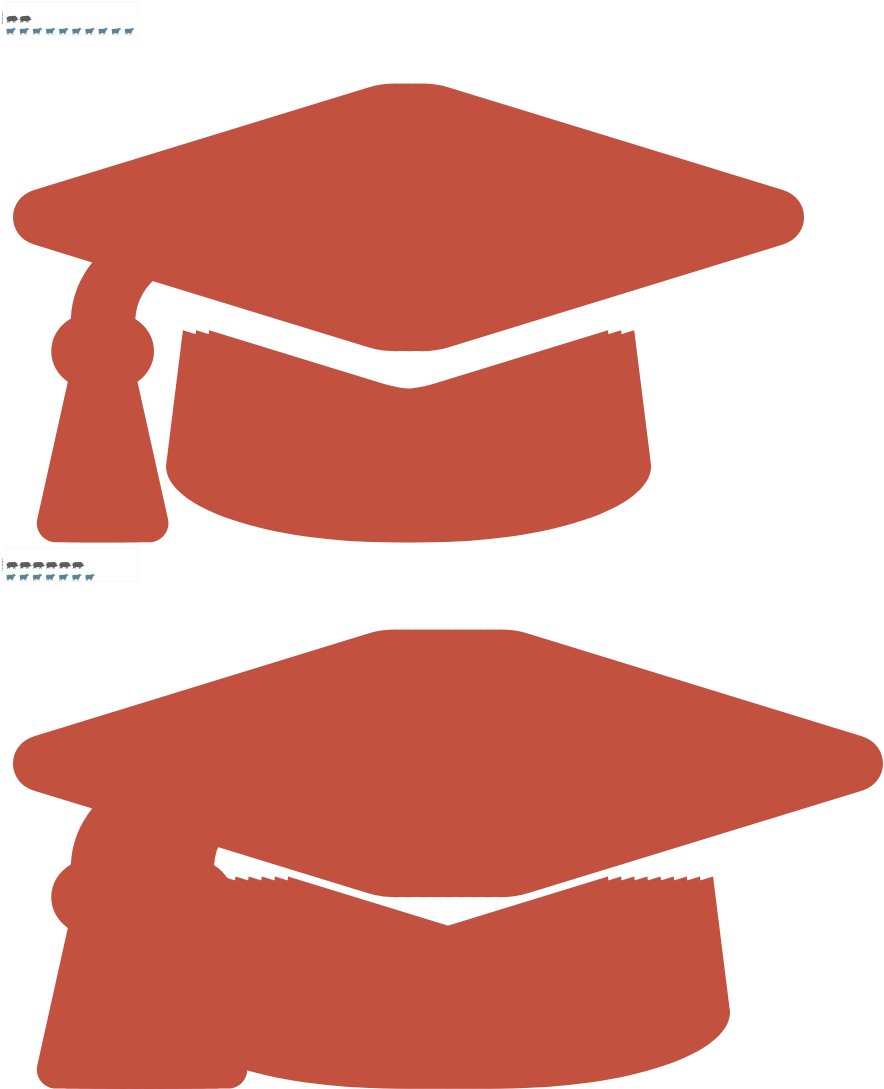

Notebook code for this chart:
### Code cell
import altair as alt
import pandas as pd

source = pd.DataFrame([
      {'country': 'Great Britain', 'animal': 'cattle'},
      {'country': 'Great Britain', 'animal': 'cattle'},
      {'country': 'Great Britain', 'animal': 'cattle'},
      {'country': 'Great Britain', 'animal': 'pigs'},
      {'country': 'Great Britain', 'animal': 'pigs'},
      {'country': 'Great Britain', 'animal': 'sheep'},
      {'country': 'Great Britain', 'animal': 'sheep'},
      {'country': 'Great Britain', 'animal': 'sheep'},
      {'country': 'Great Britain', 'animal': 'sheep'},
      {'country': 'Great Britain', 'animal': 'sheep'},
      {'country': 'Great Britain', 'animal': 'sheep'},
      {'country': 'Great Britain', 'animal': 'sheep'},
      {'country': 'Great Britain', 'animal': 'sheep'},
      {'country': 'Great Britain', 'animal': 'sheep'},
      {'country': 'Great Britain', 'animal': 'sheep'},
      {'country': 'United States', 'animal': 'cattle'},
      {'country': 'United States', 'animal': 'cattle'},
      {'country': 'United States', 'animal': 'cattle'},
      {'country': 'United States', 'animal': 'cattle'},
      {'country': 'United States', 'animal': 'cattle'},
      {'country': 'United States', 'animal': 'cattle'},
      {'country': 'United States', 'animal': 'cattle'},
      {'country': 'United States', 'animal': 'cattle'},
      {'country': 'United States', 'animal': 'cattle'},
      {'country': 'United States', 'animal': 'pigs'},
      {'country': 'United States', 'animal': 'pigs'},
      {'country': 'United States', 'animal': 'pigs'},
      {'country': 'United States', 'animal': 'pigs'},
      {'country': 'United States', 'animal': 'pigs'},
      {'country': 'United States', 'animal': 'pigs'},
      {'country': 'United States', 'animal': 'sheep'},
      {'country': 'United States', 'animal': 'sheep'},
      {'country': 'United States', 'animal': 'sheep'},
      {'country': 'United States', 'animal': 'sheep'},
      {'country': 'United States', 'animal': 'sheep'},
      {'country': 'United States', 'animal': 'sheep'},
      {'country': 'United States', 'animal': 'sheep'}
    ])

domains = ['person', 'cattle', 'pigs', 'sheep']

shape_scale = alt.Scale(
    domain=domains,
    range=[
        'M357.45 468.2c-1.2-7.7-1.3-7.6-9.6-7.6-99.8.2-111.8-2.4-112.7-2.6-12.3-1.7-20.6-10.5-21-23.1-.1-1.6-.2-71.6-1-129.1-.1-4.7 1.6-6.4 5.9-7.5 12.5-3 24.9-6.1 37.3-9.7 4.3-1.3 6.8-.2 8.4 3.5 4.5 10.3 8.8 20.6 13.2 30.9 1.6 3.7.1 4.4-3.4 4.4-10-.2-20-.1-30.4-.1v27h116c-1.4-9.5-2.7-18.1-4-27.5-7 0-13.8.4-20.4-.1-22.6-1.6-18.3-4.4-84-158.6-8.8-20.1-27.9-62.1-36.5-89.2-4.4-14 5.5-25.4 18.9-26.6 18.6-1.7 37.5-1.6 56.2-2 20.6-.4 41.2-.4 61.8-.5 3.1 0 4-1.4 4.3-4.3 1.2-9.8 2.7-19.5 4-29.2.8-5.3 1.6-10.7 2.4-16.1L23.75 0c-3.6 0-5.3 1.1-4.6 5.3 2.2 13.2-.8.8 6.4 45.3 63.4 0 71.8.9 101.8.5 12.3-.2 37 3.5 37.7 22.1.4 11.4-1.1 11.3-32.6 87.4-53.8 129.8-50.7 120.3-67.3 161-1.7 4.1-3.6 5.2-7.6 5.2-8.5-.2-17-.3-25.4.1-1.9.1-5.2 1.8-5.5 3.2-1.5 8.1-2.2 16.3-3.2 24.9h114.3v-27.6c-6.9 0-33.5.4-35.3-2.9 5.3-12.3 10.4-24.4 15.7-36.7 16.3 4 31.9 7.8 47.6 11.7 3.4.9 4.6 3 4.6 6.8-.1 42.9.1 85.9.2 128.8 0 10.2-5.5 19.1-14.9 23.1-6.5 2.7-3.3 3.4-121.4 2.4-5.3 0-7.1 2-7.6 6.8-1.5 12.9-2.9 25.9-5 38.8-.8 5 1.3 5.7 5.3 5.7 183.2.6-30.7 0 337.1 0-2.5-15-4.4-29.4-6.6-43.7zm-174.9-205.7c-13.3-4.2-26.6-8.2-39.9-12.5a44.53 44.53 0 0 1-5.8-2.9c17.2-44.3 34.2-88.1 51.3-132.1 7.5 2.4 7.9-.8 9.4 0 9.3 22.5 18.1 60.1 27 82.8 6.6 16.7 13 33.5 19.7 50.9a35.78 35.78 0 0 1-3.9 2.1c-13.1 3.9-26.4 7.5-39.4 11.7a27.66 27.66 0 0 1-18.4 0z',
        'M622.34 153.2L343.4 67.5c-15.2-4.67-31.6-4.67-46.79 0L17.66 153.2c-23.54 7.23-23.54 38.36 0 45.59l48.63 14.94c-10.67 13.19-17.23 29.28-17.88 46.9C38.78 266.15 32 276.11 32 288c0 10.78 5.68 19.85 13.86 25.65L20.33 428.53C18.11 438.52 25.71 448 35.94 448h56.11c10.24 0 17.84-9.48 15.62-19.47L82.14 313.65C90.32 307.85 96 298.78 96 288c0-11.57-6.47-21.25-15.66-26.87.76-15.02 8.44-28.3 20.69-36.72L296.6 284.5c9.06 2.78 26.44 6.25 46.79 0l278.95-85.7c23.55-7.24 23.55-38.36 0-45.6zM352.79 315.09c-28.53 8.76-52.84 3.92-65.59 0l-145.02-44.55L128 384c0 35.35 85.96 64 192 64s192-28.65 192-64l-14.18-113.47-145.03 44.56z',
        'M1.2 -2c0 0 0.7 0 1.2 0.5c0.5 0.5 0.4 0.6 0.5 0.6c0.1 0 0.7 0 0.8 0.1c0.1 0 0.2 0.2 0.2 0.2c0 0 -0.6 0.2 -0.6 0.3c0 0.1 0.4 0.9 0.6 0.9c0.1 0 0.6 0 0.6 0.1c0 0.1 0 0.7 -0.1 0.7c-0.1 0 -1.2 0.4 -1.5 0.5c-0.3 0.1 -1.1 0.5 -1.1 0.7c-0.1 0.2 0.4 1.2 0.4 1.2l-0.4 0c0 0 -0.4 -0.8 -0.4 -0.9c0 -0.1 -0.1 -0.3 -0.1 -0.3l-0.2 0l-0.5 1.3l-0.4 0c0 0 -0.1 -0.4 0 -0.6c0.1 -0.1 0.3 -0.6 0.3 -0.7c0 0 -0.8 0 -1.5 -0.1c-0.7 -0.1 -1.2 -0.3 -1.2 -0.2c0 0.1 -0.4 0.6 -0.5 0.6c0 0 0.3 0.9 0.3 0.9l-0.4 0c0 0 -0.4 -0.5 -0.4 -0.6c0 -0.1 -0.2 -0.6 -0.2 -0.5c0 0 -0.4 0.4 -0.6 0.4c-0.2 0.1 -0.4 0.1 -0.4 0.1c0 0 -0.1 0.6 -0.1 0.6l-0.5 0l0 -1c0 0 0.5 -0.4 0.5 -0.5c0 -0.1 -0.7 -1.2 -0.6 -1.4c0.1 -0.1 0.1 -1.1 0.1 -1.1c0 0 -0.2 0.1 -0.2 0.1c0 0 0 0.9 0 1c0 0.1 -0.2 0.3 -0.3 0.3c-0.1 0 0 -0.5 0 -0.9c0 -0.4 0 -0.4 0.2 -0.6c0.2 -0.2 0.6 -0.3 0.8 -0.8c0.3 -0.5 1 -0.6 1 -0.6z',
        'M-4.1 -0.5c0.2 0 0.2 0.2 0.5 0.2c0.3 0 0.3 -0.2 0.5 -0.2c0.2 0 0.2 0.2 0.4 0.2c0.2 0 0.2 -0.2 0.5 -0.2c0.2 0 0.2 0.2 0.4 0.2c0.2 0 0.2 -0.2 0.4 -0.2c0.1 0 0.2 0.2 0.4 0.1c0.2 0 0.2 -0.2 0.4 -0.3c0.1 0 0.1 -0.1 0.4 0c0.3 0 0.3 -0.4 0.6 -0.4c0.3 0 0.6 -0.3 0.7 -0.2c0.1 0.1 1.4 1 1.3 1.4c-0.1 0.4 -0.3 0.3 -0.4 0.3c-0.1 0 -0.5 -0.4 -0.7 -0.2c-0.3 0.2 -0.1 0.4 -0.2 0.6c-0.1 0.1 -0.2 0.2 -0.3 0.4c0 0.2 0.1 0.3 0 0.5c-0.1 0.2 -0.3 0.2 -0.3 0.5c0 0.3 -0.2 0.3 -0.3 0.6c-0.1 0.2 0 0.3 -0.1 0.5c-0.1 0.2 -0.1 0.2 -0.2 0.3c-0.1 0.1 0.3 1.1 0.3 1.1l-0.3 0c0 0 -0.3 -0.9 -0.3 -1c0 -0.1 -0.1 -0.2 -0.3 -0.2c-0.2 0 -0.3 0.1 -0.4 0.4c0 0.3 -0.2 0.8 -0.2 0.8l-0.3 0l0.3 -1c0 0 0.1 -0.6 -0.2 -0.5c-0.3 0.1 -0.2 -0.1 -0.4 -0.1c-0.2 -0.1 -0.3 0.1 -0.4 0c-0.2 -0.1 -0.3 0.1 -0.5 0c-0.2 -0.1 -0.1 0 -0.3 0.3c-0.2 0.3 -0.4 0.3 -0.4 0.3l0.2 1.1l-0.3 0l-0.2 -1.1c0 0 -0.4 -0.6 -0.5 -0.4c-0.1 0.3 -0.1 0.4 -0.3 0.4c-0.1 -0.1 -0.2 1.1 -0.2 1.1l-0.3 0l0.2 -1.1c0 0 -0.3 -0.1 -0.3 -0.5c0 -0.3 0.1 -0.5 0.1 -0.7c0.1 -0.2 -0.1 -1 -0.2 -1.1c-0.1 -0.2 -0.2 -0.8 -0.2 -0.8c0 0 -0.1 -0.5 0.4 -0.8z'
    ]
)

color_scale = alt.Scale(
    domain=domains,
    range=['rgb(162,160,152)', 'rgb(194,81,64)', 'rgb(93,93,93)', 'rgb(91,131,149)']
)

alt.Chart(source).mark_point(filled=True, opacity=1, size=100).encode(
    alt.X('x:O', axis=None),
    alt.Y('animal:O', axis=None),
    alt.Row('country:N', header=alt.Header(title='')),
    alt.Shape('animal:N', legend=None, scale=shape_scale),
    alt.Color('animal:N', legend=None, scale=color_scale),
).transform_window(
    x='rank()',
    groupby=['country', 'animal']
).properties(width=550, height=140)
